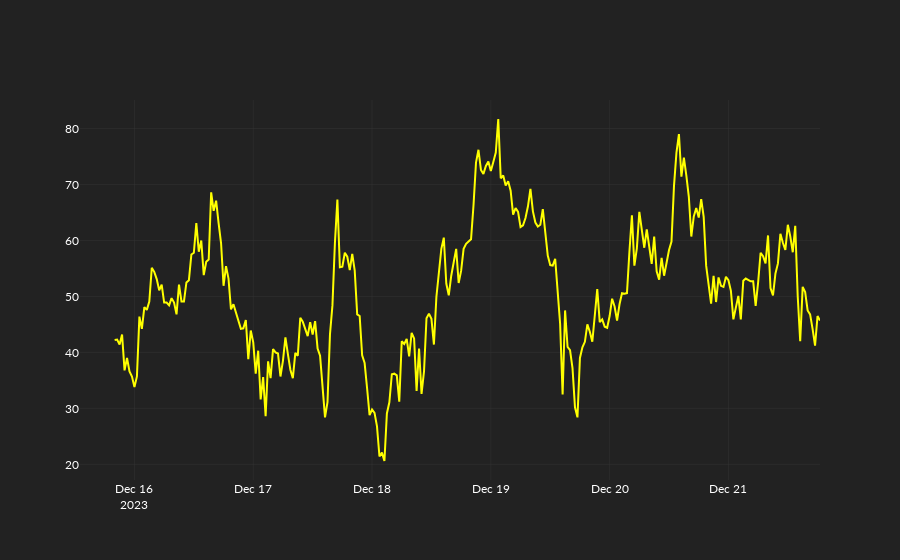

The cell this chart's notebook holds for it:
### Code cell
fig.add_scatter(
    x=datetimes,
    y=rsi,
    name="rsi",
    line_color="yellow",
)

### Figure 1 — Plotly figure (JSON) as saved in the notebook; plotly's stock layout.template omitted (floating-point values rounded to 4 significant figures; data arrays with more than 128 entries replaced by an {"elided": "..."} marker saying what was removed)
{"data": [{"line": {"color": "yellow"}, "name": "rsi", "type": "scatter", "x": {"elided": "300 str values"}, "y": {"elided": "300 float values"}}], "layout": {}}
